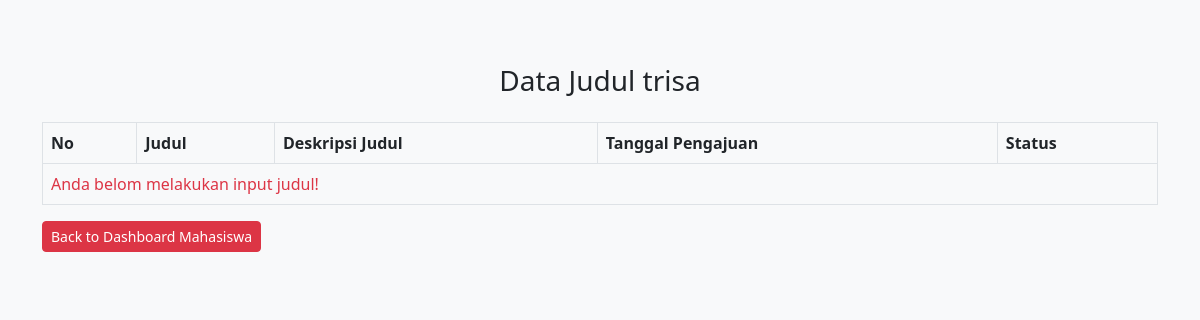
The app's page /data_judul.php (signed in), older data.
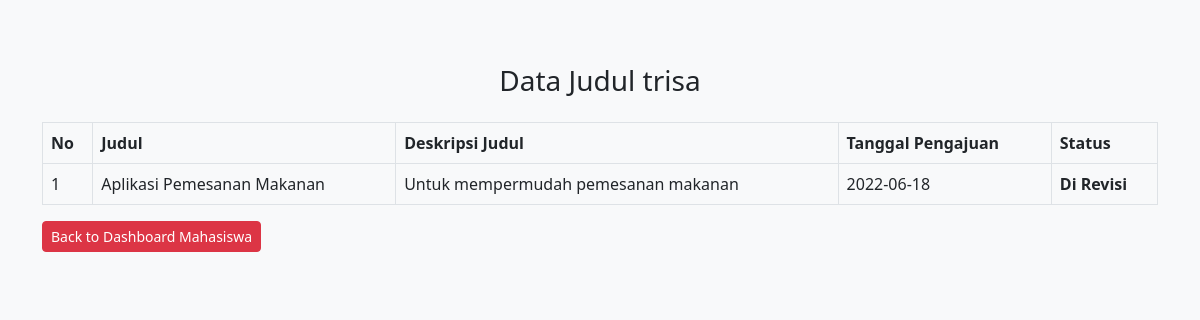
The same page, newer data.
### tables this page shows
CREATE TABLE `tb_judul` (
  `id_judul` int(11) NOT NULL,
  `id_mahasiswa` int(11) NOT NULL,
  `judul` varchar(100) NOT NULL,
  `deskripsi_judul` varchar(100) NOT NULL,
  `tanggal_pengajuan` date NOT NULL,
  `status` varchar(100) NOT NULL
);

### data_judul.php (the view, shortened to what this page needs)
<?php
include 'koneksi.php';
$id_mahasiswa = $_SESSION['id_mahasiswa'];
$mahasiswa = mysqli_query($conn, "SELECT * FROM tb_mahasiswa WHERE id_mahasiswa = '$id_mahasiswa' ");
$mhs = mysqli_fetch_array($mahasiswa);
?>
<!doctype html>
<html lang="en">
  <head>
    <link href="https://cdn.jsdelivr.net/npm/bootstrap@5.2.0-beta1/dist/css/bootstrap.min.css" rel="stylesheet">
  </head>
  <body class="bg-light">
  <div class="container-fluid">
      <div class="container">
        <br><br>
      <div class="row py-3 text-center">
          <div class="col-lg-12">
                <h3>Data Judul <?php echo $mhs['username'] ?></h3>
          </div>
      </div>
      <div class="row">
          <div class="col-lg-12">
              <div class="table-responsive">
                  <table class="table table-bordered">
                        <thead>
                            <tr>
                                <th>No</th>
                                <th>Judul</th>
                                <th>Deskripsi Judul</th>
                                <th>Tanggal Pengajuan</th>
                                <th>Status</th>
                            </tr>
                        </thead>
                        <tbody>
                            <?php
							$judul = mysqli_query($conn, "SELECT * FROM tb_judul
                            WHERE id_mahasiswa  = '$id_mahasiswa'
                            ");
                            $no = 1;
							if(mysqli_num_rows($judul) > 0){
							while($jud = mysqli_fetch_array($judul)){
				            ?>
                            <tr>
                                <td><?php echo $no++ ?></td>
                                <td><?php echo $jud['judul'] ?></td>
                                <td><?php echo $jud['deskripsi_judul'] ?></td>
                                <td><?php echo $jud['tanggal_pengajuan'] ?></td>
                                <?php if($jud['status'] == '0') {?>
                                <th>Belom Di Acc</th>
                                <?php }elseif($jud['status'] == '1') { ?>
                                <th>Di Terima</th>
                                <?php }elseif($jud['status'] == '2') {?>
                                <th>Di Revisi</th>
                                <?php }else{ ?>
                                <th>Di Tolak</th>
                                <?php } ?>
                            </tr>
                            <?php }}else{ ?>
							<tr>
								<td colspan="9" class="text-danger">Anda belom melakukan input judul!</td>
							</tr>
				            <?php } ?>
                        </tbody>
                  </table>
              </div>
          </div>
      </div>
      <div class="row">
          <div class="col-lg-12">
              <a href="dashboard_mahasiswa.php" class="btn btn-danger btn-sm">Back to Dashboard Mahasiswa</a>
          </div>
      </div>
      </div>
  </div>
  </body>
</html>

Row changes from the older to the newer data that the page shows:
added tb_judul: judul "Aplikasi Pemesanan Makanan", deskripsi_judul "Untuk mempermudah pemesanan makanan", tanggal_pengajuan "2022-06-18", status "Di Revisi"
Text that changed along with them:
text no longer shown: "Anda belom melakukan input judul!"
